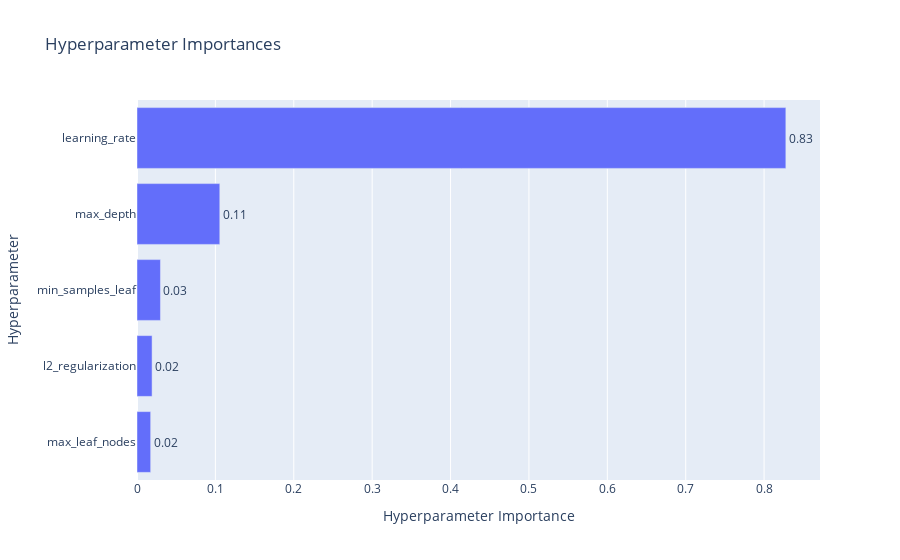

The notebook cell saved with this chart:
### Code cell
# Plot parameter importances
plot_param_importances(study)

### Figure 1 — Plotly figure (JSON) as saved in the notebook; plotly's stock layout.template omitted (floating-point values rounded to 4 significant figures)
{"data": [{"cliponaxis": false, "hovertemplate": ["max_leaf_nodes (IntDistribution): 0.01743763683185622<extra></extra>", "l2_regularization (FloatDistribution): 0.01924619837038401<extra></extra>", "min_samples_leaf (IntDistribution): 0.02992658340672475<extra></extra>", "max_depth (IntDistribution): 0.1056336088608511<extra></extra>", "learning_rate (FloatDistribution): 0.8277559725301841<extra></extra>"], "name": "Objective Value", "orientation": "h", "text": ["0.02", "0.02", "0.03", "0.11", "0.83"], "textposition": "outside", "type": "bar", "x": [0.01744, 0.01925, 0.02993, 0.1056, 0.8278], "y": ["max_leaf_nodes", "l2_regularization", "min_samples_leaf", "max_depth", "learning_rate"]}], "layout": {"title": {"text": "Hyperparameter Importances"}, "xaxis": {"title": {"text": "Hyperparameter Importance"}}, "yaxis": {"title": {"text": "Hyperparameter"}}}}
